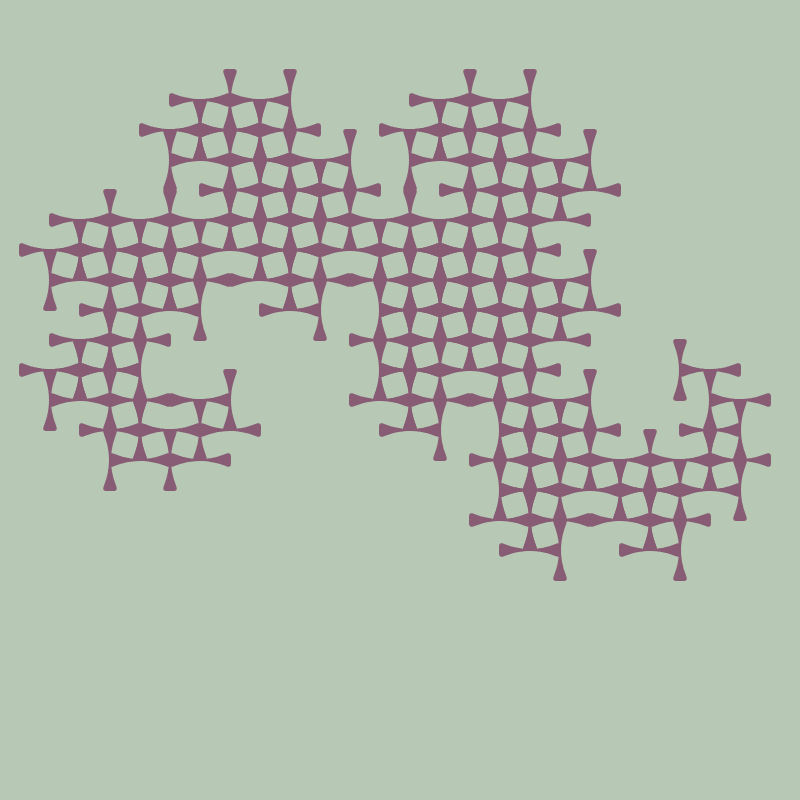
Frame 1 (no input)
Frame 2 (the mouse pressed at the canvas centre, redrawn once): identical to frame 1, image omitted

The p5.js sketch that drew this single still picture (run headless with seeded random() and noise() and a simulated clock; the mouse was pressed at the canvas centre and the sketch redrawn once):

// p5.js sketch
// ── sketch.js
let axiom = "FX";
let sentence = axiom;
let rules = [];
let length = 30;
let angle;
let level = 8;
let c;

function setup() {
  createCanvas(800, 800);
  c = new MalteseCross(length / 2);
  c.calculatePoints();
  angle = radians(90);
  rules[0] = {
    a: "X",
    b: "X+YF+",
  };
  rules[1] = {
    a: "Y",
    b: "-FX-Y",
  };

  for (let i = 0; i < level; i++) {
    // Increase the number of iterations for more complexity
    generate();
  }
  // console.log(sentence);
}

function draw() {
  background(183, 200, 181);
  translate(width / 4, height / 2);
  for (let i = 0; i < sentence.length; i++) {
    let current = sentence.charAt(i);

    if (current === "F") {
      c.show(0, 0);
      //line(0, 0, length, 0);
      translate(length, 0);
    } else if (current === "+") {
      rotate(angle);
    } else if (current === "-") {
      rotate(-angle);
    }
  }
  noLoop();
}

function generate() {
  let nextSentence = "";
  for (let i = 0; i < sentence.length; i++) {
    let current = sentence.charAt(i);
    let found = false;
    for (let j = 0; j < rules.length; j++) {
      if (current === rules[j].a) {
        nextSentence += rules[j].b;
        found = true;
        break;
      }
    }
    if (!found) {
      nextSentence += current;
    }
  }
  sentence = nextSentence;
}

// ── cross.js
// https://mathcurve.com/courbes2d.gb/croixdemalte/croixdemalte.shtml

class MalteseCross {
  constructor(r) {
    this.r = r;
    this.a = 3;
    this.points = [];
  }

  calculatePoints() {

    for (let theta = 0; theta < TWO_PI; theta += 0.1) {
      let x = this.r *  + cos(theta) * (pow(cos(theta), 2) - this.a)
      let y = this.r *  + sin(theta) * pow(cos(theta), 2)
      this.points.push(createVector(x, y));
    }
  }

  show(x, y) {
    push();
    translate(x, y);
    stroke(135,92,116)
    strokeWeight(2);
    fill(135,92,116);
    beginShape();
    for (let p of this.points) {
      vertex(p.x, p.y);
    }
    endShape();
    pop();
  }
}
